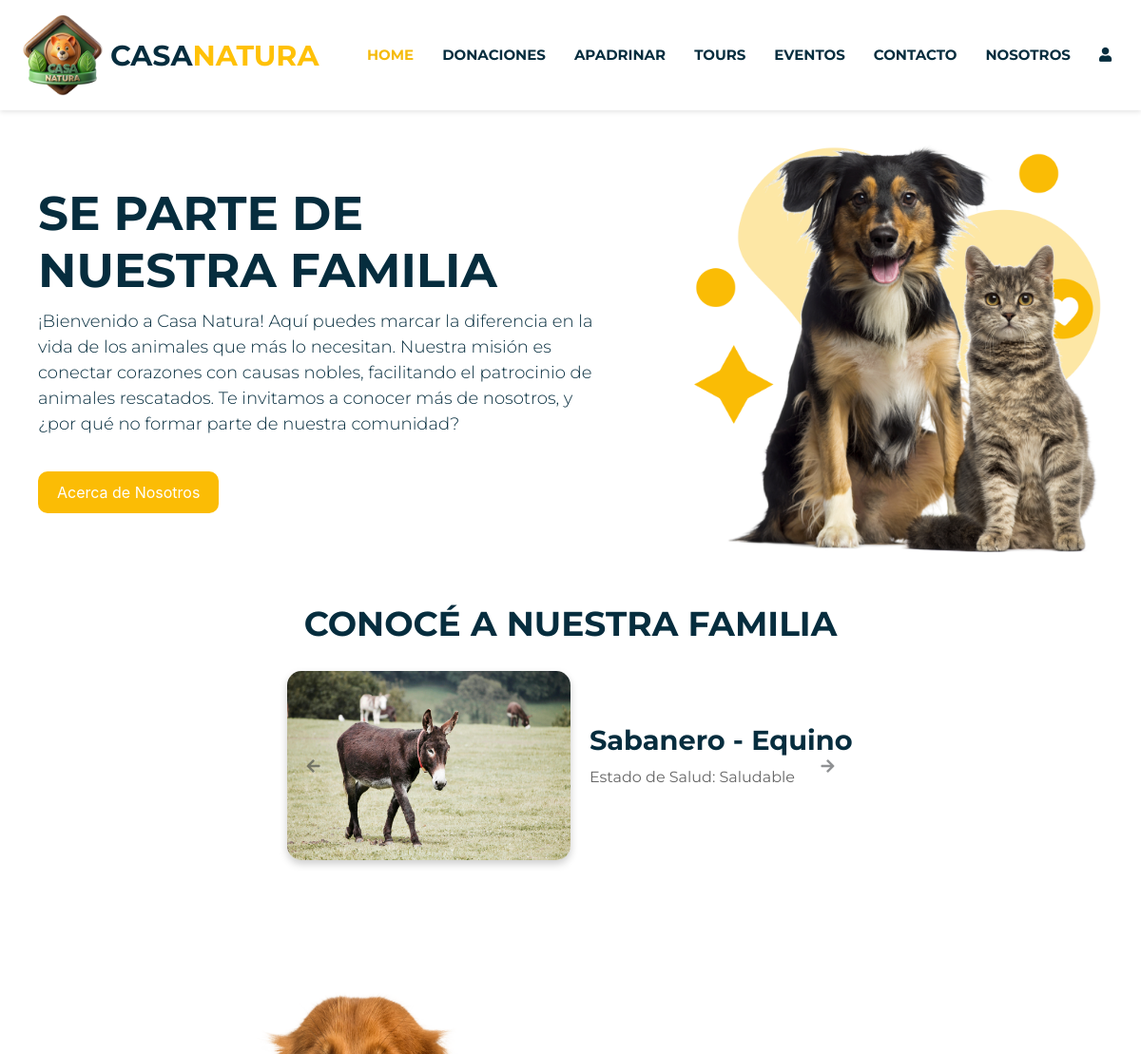
Before: / (upper part) with the older database file.
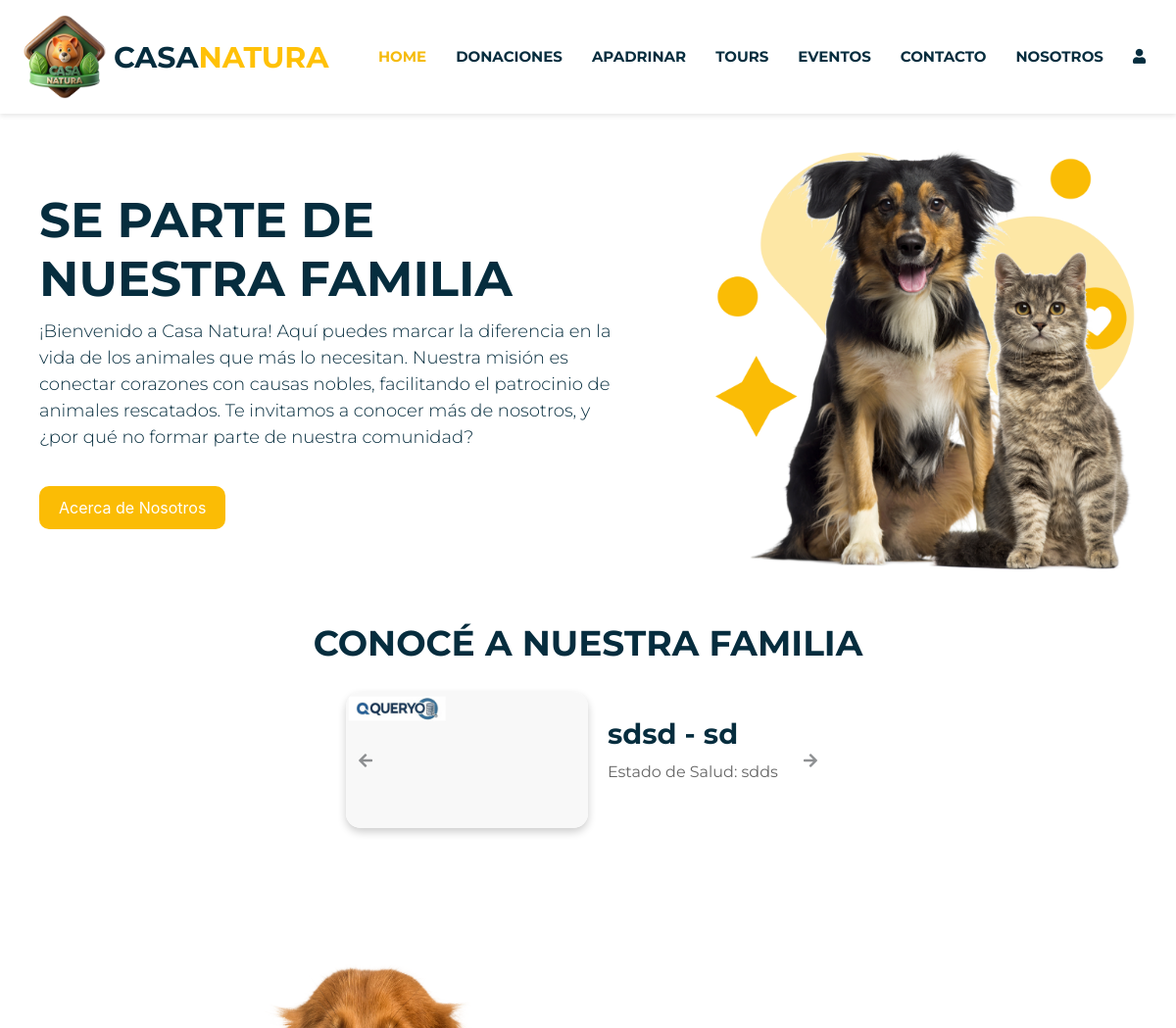
After: the same page with the newer database file.
### tables this page shows
CREATE TABLE `animal` (
  `ID_Animal` int(10) NOT NULL,
  `Nombre` varchar(30) NOT NULL,
  `Raza` varchar(30) NOT NULL,
  `Especie` varchar(30) NOT NULL,
  `Fecha_Ingreso` date NOT NULL,
  `Estado_Salud` varchar(20) NOT NULL,
  `Fecha_Nacimiento` date NOT NULL,
  `Apadrinado` tinyint(1) NOT NULL,
  `Imagen` varchar(255) NOT NULL,
  `Historia` varchar(255) NOT NULL,
  `Necesidades` varchar(255) NOT NULL,
  `Estado` tinyint(1) DEFAULT NULL
);

### homepage.php (the view, shortened to what this page needs)
<!DOCTYPE html>
<html lang="en">
<head>
    <link href="https://cdnjs.cloudflare.com/ajax/libs/font-awesome/5.15.4/css/all.min.css" rel="stylesheet">
    <link rel="stylesheet" href="./css/style.css" >
    <link rel="stylesheet" href="https://cdn.jsdelivr.net/npm/bootstrap@4.3.1/dist/css/bootstrap.min.css">
</head>
<body>
    <?php
        include("fragmentos.php");
        echo $navbar;
    ?>
    <div class="d-flex justify-content-between align-items-center mt-4">
        <div class="text-container">
            <h1 class="title">SE PARTE DE <br> NUESTRA FAMILIA</h1>
            <p class="welcome-text">
            ¡Bienvenido a Casa Natura! Aquí puedes marcar la diferencia en la vida de los animales que más lo necesitan. Nuestra misión es conectar corazones con causas nobles, facilitando el patrocinio de animales rescatados.
            Te invitamos a conocer más de nosotros, y ¿por qué no formar parte de nuestra comunidad?
            </p>
            <button class="about-btn">Acerca de Nosotros</button>
        </div>
        <div class="image-container">
            <img src="imagenes/img1.png" alt="Descripción de la imagen" class="img-fluid">
        </div>
    </div>
    <h2 class="family-title">CONOCÉ A NUESTRA FAMILIA</h2>
<div class="d-flex justify-content-center mb-5">
    <div id="animalCarouselHP" class="carousel slide" data-bs-ride="carousel" data-bs-interval="7000">
        <div class="carousel-inner">
            <?php
            include('./actions/conexion.php');
            $query = "SELECT Imagen, Nombre, Raza, Estado_Salud FROM animal";
            $result = $conn->query($query);
            if ($result && $result->num_rows > 0) {
                $index = 0;
                while ($animal = $result->fetch_assoc()): ?>
                    <div class="carousel-item <?php echo $index === 0 ? 'active' : ''; ?>">
                        <div class="carousel-contentHP d-flex">
                            <div class="image-containerHP w-50">
                                <img src="./actions/<?php echo $animal['Imagen']; ?>" alt="<?php echo htmlspecialchars($animal['Nombre']); ?>" class="img-fluid">
                            </div>
                            <div class="text-container-carouselHP w-50">
                                <h3><?php echo htmlspecialchars($animal['Nombre']); ?> - <?php echo htmlspecialchars($animal['Raza']); ?></h3>
                                <p>Estado de Salud: <?php echo htmlspecialchars($animal['Estado_Salud']); ?></p>
                            </div>
                        </div>
                    </div>
                <?php
                $index++;
                endwhile;
            } else {
                echo "<p>No se encontraron animales.</p>";
            }
            ?>
        </div>
        <a class="carousel-control-prev" data-bs-target="#animalCarouselHP" data-bs-slide="prev">
            <i class="fas fa-arrow-left" aria-hidden="true"></i>
        </a>
        <a class="carousel-control-next" data-bs-target="#animalCarouselHP" data-bs-slide="next">
            <i class="fas fa-arrow-right" aria-hidden="true"></i>
        </a>
    </div>
</div>
    <div class="bottom-section">
        <div class="left-image">
            <img src="imagenes/img3.png" alt="Descripción de la imagen" class="img-fluid-info">
        </div>
    </div>
    <?php
    include("fragmentos.php");
    ?>
</body>
</html>

Changed rows visible on the page:
removed animal: Imagen (picture), Nombre "Sabanero", Raza "Equino", Estado_Salud "Saludable"
added animal: Imagen (picture), Nombre "sdsd", Raza "sd", Estado_Salud "sdds"
